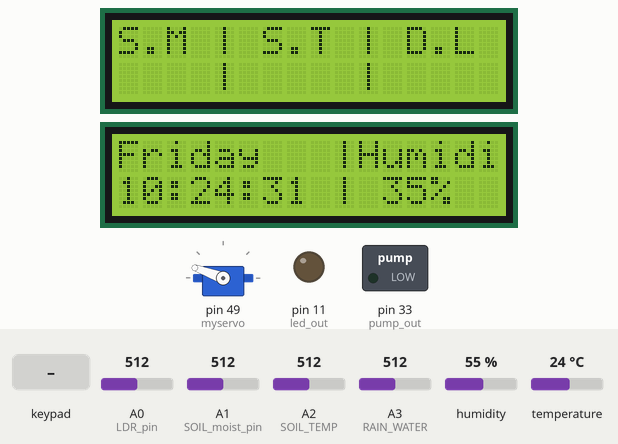
Simulated run of this sketch. Board: Arduino Mega 2560, built with avr-gcc and run on an emulated ATmega2560. Parts: 2 × 16×2 character LCD, servo, switched loads named in the sketch (green lamp = pin HIGH), output pins drawn as LEDs (lit = HIGH). Inputs (shaded band) come from the test bench; at power-on: A0 (LDR_pin) = 512, humidity 55 %, A1 (SOIL_moist_pin) = 512, A2 (SOIL_TEMP) = 512, A3 (RAIN_WATER) = 512, temperature 24 °C. The local clock reads 2024-03-15 10:24:30 at power-on unless the sketch sets it; EEPROM starts erased.

Above: at 1.3 s.
1.4 s: key 'A' pressed
At 2.1 s:
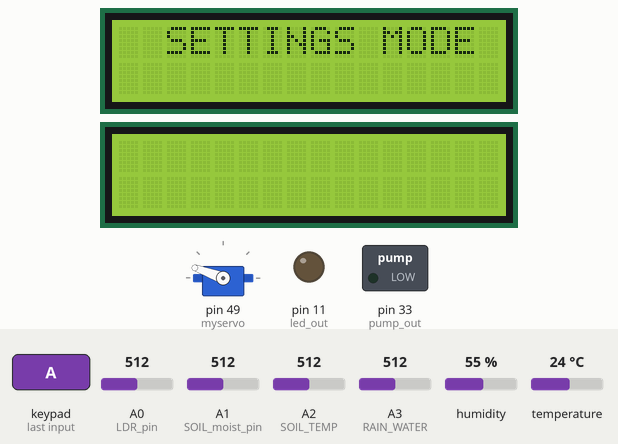
4.9 s: keypad keys 2 3 4 5 pressed 0.4 s apart
At 9.3 s:
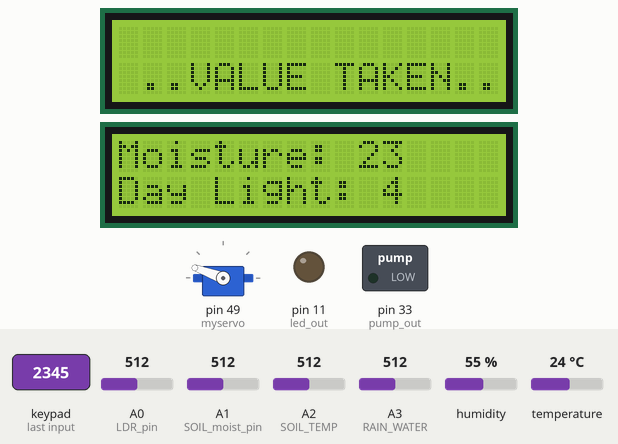
16.0 s: key 'B' pressed
At 19.9 s:
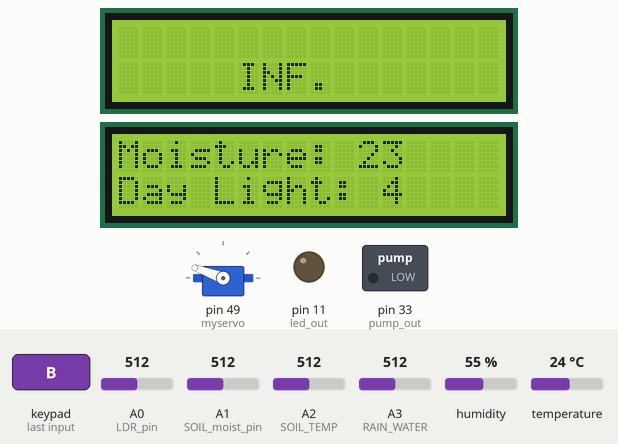
21.1 s: A0 (LDR_pin) set to 632
At 25.6 s:
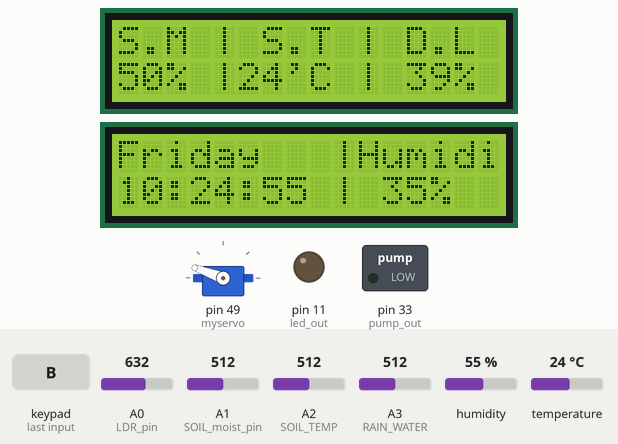
26.7 s: A0 (LDR_pin) set to 658
At 30.7 s:
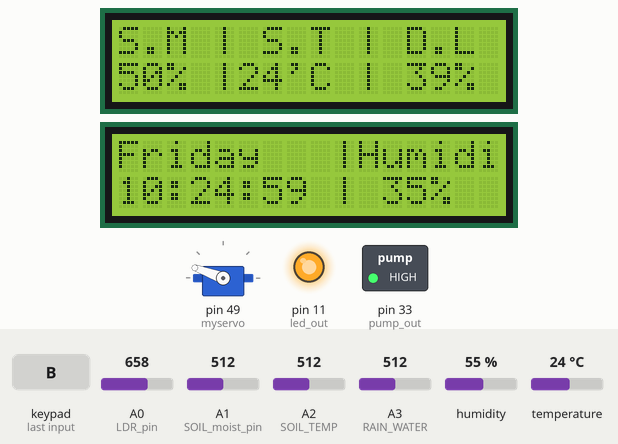
31.5 s: humidity set to 22 %
At 33.8 s:
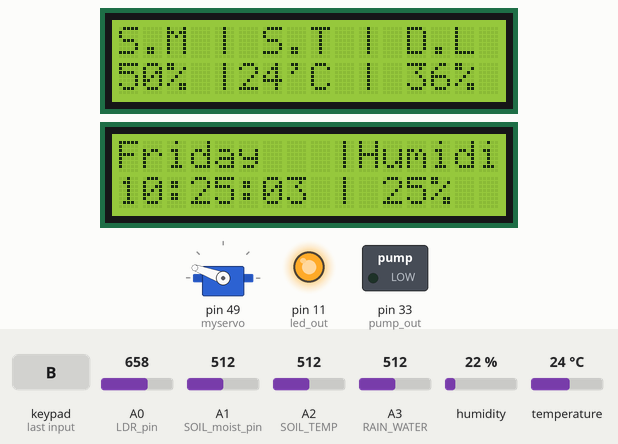
Timing chart, 0 to 35.1 s (numbered marks = the images above; inputs shaded):
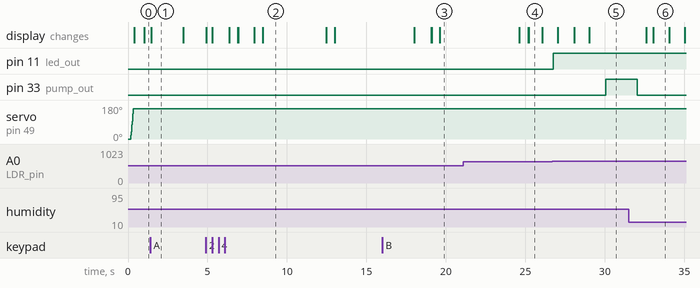

The sketch:

Final.ino
```cpp
#include <Wire.h>
#include<EEPROM.h>
#include <LiquidCrystal_I2C.h>
#include <Keypad.h>
#include <DHT.h>
#include <DS3231.h>
#include <Servo.h>
#define DHTPIN 50
#define DHTTYPE DHT11
LiquidCrystal_I2C lcd_green(0x27,16,2);
LiquidCrystal_I2C lcd_blue(0x3F,16,2);
Servo myservo;
DS3231  rtc(SDA, SCL);
Time t;
DHT dht(DHTPIN, DHTTYPE);
//----------------------keypad-----------------------------------------
const byte ROWS = 4; //four rows
const byte COLS = 4; //four columns
//define the cymbols on the buttons of the keypads
char hexaKeys[ROWS][COLS] = {
  {'1','2','3','A'},
  {'4','5','6','B'},
  {'7','8','9','C'},
  {'*','0','#','D'}
};
byte rowPins[ROWS] = {2, 3, 4, 5}; //connect to the row pinouts of the keypad
byte colPins[COLS] = {6, 7, 8, 9}; //connect to the column pinouts of the keypad

//initialize an instance of class NewKeypad
Keypad customKeypad = Keypad( makeKeymap(hexaKeys), rowPins, colPins, ROWS, COLS);

//----------------------variables--------------------------------------
boolean turn=LOW;
boolean led_sate=LOW;
int ldr_value,soil_moist,soil_temp,rain_water,soilMoist,h,sm,soilTemp,ldrValue,lv,mValue,dValue,eepmoist,eepdl;
unsigned long currentMilis,previousMilis,pcm,ppm,lcm,lpm;
//------------------------SETUP-------------------------------
void setup() {
  lcd_green.init();
  lcd_blue.init();
  dht.begin();
  lcd_green.backlight();
  lcd_blue.backlight();
  rtc.begin();
  pinMode(A0,INPUT);//LDR pin
  pinMode(A1,INPUT);//SOIL moist pin
  pinMode(A2,INPUT);//SOIL TEMP
  pinMode(A3,INPUT);//RAIN WATER
  pinMode(11,OUTPUT);//led out
  pinMode(33,OUTPUT);//pump out
  myservo.attach(49);//servo
  myservo.write(0);

  eepmoist=map(EEPROM.read(10),0,100,1023,0);
  eepdl= 6+EEPROM.read(11);


}
//************************LOOP****************************
void loop() {

lcd_green.setCursor(0,0);
  lcd_green.print("S.M | S.T | D.L");
  lcd_green.setCursor(4,1);
  lcd_green.print("|");
  lcd_green.setCursor(10,1);
  lcd_green.print("|");
  lcd_blue.setCursor(9,0);
  lcd_blue.print("|Humidi");
  lcd_blue.setCursor(9,1);
  lcd_blue.print("|");

//-----------------------------------------KEYPAD
char customKey = customKeypad.getKey();


  if (customKey){
    switch(customKey)
    {
  case 'A':
    settings();
    break;
    case 'B':
    information();
    break;
}


    }


  t = rtc.getTime();
  int current_hour=t.hour;
//------------------------------------------LDR/LIGHT
  ldr_value= analogRead(A0);
  if(current_hour>=6 && current_hour<=eepdl){
    if(ldr_value>=650){
      led_sate=HIGH;
      }
      else{
        led_sate=LOW;
        }
    }
    else{
      led_sate=LOW;
      }
      digitalWrite(11,led_sate);
//-------------------------------------------PUMP
  currentMilis=millis();
  if(currentMilis-previousMilis>30000){
    digitalWrite(33,LOW);
    previousMilis=currentMilis;
    soil_moist= analogRead(A1);
    if (soil_moist>eepmoist){
      pump();
      }
    }

 //---------------------------------------SHADE
 rain_water=analogRead(A3);

 if(rain_water>=150 || ldr_value<=100){
  if(turn==LOW){
  shadefall();
  }
   turn=HIGH;
  }
  if(rain_water<=10){
    if(turn==HIGH){
    shadeup();
    }
    turn=LOW;
    }

  //------------------------------------------LCD/PRINTING STUFF
  soilMoist= analogRead(A1);
  soilTemp=analogRead(A2)*0.48;
  ldrValue= analogRead(A0);
  lcm=millis();
  if(lcm-lpm>=5000){
    lpm=lcm;

  sm=map(soilMoist,0,1023,100,0);
  lcd_green.setCursor(0,1);
  lcd_green.print(sm);
  lcd_green.setCursor(2,1);
   lcd_green.print("%");


   lcd_green.setCursor(5,1);
  lcd_green.print(soilTemp);
  lcd_green.setCursor(7,1);
   lcd_green.print("'C");


   lv=map(ldr_value,0,1023,100,0);
   lcd_green.setCursor(12,1);
  lcd_green.print(lv);
  lcd_green.setCursor(14,1);
   lcd_green.print("%");

    }

  lcd_blue.setCursor(0,0);
  lcd_blue.print(rtc.getDOWStr());
   lcd_blue.setCursor(0,1);
   lcd_blue.print(rtc.getTimeStr());
   h = dht.readHumidity();
   lcd_blue.setCursor(11,1);
   lcd_blue.print(h-20);
   lcd_blue.setCursor(13,1);
   lcd_blue.print("%");

 delay(10);
}


//********************************EXTRA FUNCTIONS********************************

void pump(){
  digitalWrite(33,HIGH);
  delay(2000);
  digitalWrite(33,LOW);
  delay(500);
  }

void shadefall(){
   for (int pos = 0; pos <= 160; pos++) {
    myservo.write(pos);
    delay(1);

  }
  }

void shadeup(){
  for (int pos = 160; pos >= 0; pos--) {
    myservo.write(pos);
    delay(1);
  }
  }


  void settings(){
    mValue=0;
    dValue=0;
    lcd_green.clear();
    lcd_blue.clear();
    lcd_green.print("  SETTINGS MODE");
    delay(2000);
    lcd_green.setCursor(0,1);
    lcd_green.print("Moist Value:-");//----------Moist
    lcd_blue.setCursor(0,1);
    lcd_blue.print("Range: 10 to 99");
    while(mValue<10){
      char GV1 = customKeypad.getKey();
      delay(10);
  if (GV1){
      mValue=(mValue*10)+(GV1-'0');
      if(mValue<10){
      lcd_blue.setCursor(0,0);
      lcd_blue.print(GV1);}
      else{
        lcd_blue.setCursor(1,0);
      lcd_blue.print(GV1);
        }
      delay(5);
           }
      }
      delay(1000);

      EEPROM.write(10,mValue);//set EPPROM


    lcd_green.setCursor(0,1);
    lcd_green.print("                ");
    lcd_blue.setCursor(0,0);
    lcd_blue.print("                ");
    lcd_blue.setCursor(0,1);
    lcd_blue.print("                ");
    delay(500);
    lcd_green.setCursor(0,1);
    lcd_green.print("Day Light time:");//-------dayLight
    lcd_blue.setCursor(0,1);
    lcd_blue.print("Range: 1 to 9");
    while(dValue<=0){
      char GV2 = customKeypad.getKey();
      delay(10);
  if (GV2){
    lcd_blue.setCursor(0,0);
    lcd_blue.print(GV2);
    dValue=(dValue*10)+(GV2-'0');
      delay(5);
           }
      }
      delay(1000);

      EEPROM.write(11,dValue);//set EPPROM

lcd_blue.clear();
lcd_green.clear();
delay(500);
lcd_green.setCursor(1,1);
lcd_green.print("..VALUE TAKEN..");
lcd_blue.setCursor(0,0);
lcd_blue.print("Moisture: ");
lcd_blue.setCursor(10,0);
lcd_blue.print(mValue);
lcd_blue.setCursor(0,1);
lcd_blue.print("Day Light: ");
lcd_blue.setCursor(11,1);
lcd_blue.print(dValue);

    delay(4000);
    lcd_blue.clear();
    lcd_green.clear();

    delay(500);
    lcd_green.setCursor(0,0);
    lcd_green.print("To take effect");
    lcd_green.setCursor(0,1);
    lcd_green.print("Please restart.");
delay(5000);
    lcd_blue.clear();
    lcd_green.clear();
delay(1000);
    }


    void information(){
      lcd_blue.clear();
    lcd_green.clear();

    lcd_green.setCursor(5,1);
lcd_green.print("INF.");
      lcd_blue.setCursor(0,0);
lcd_blue.print("Moisture: ");
lcd_blue.setCursor(10,0);
lcd_blue.print(EEPROM.read(10));
lcd_blue.setCursor(0,1);
lcd_blue.print("Day Light: ");
      lcd_blue.setCursor(11,1);
lcd_blue.print(EEPROM.read(11));
delay(5000);
lcd_blue.clear();
    lcd_green.clear();
    delay(500);
      }
```

Measured:
- the behaviour switches between 649 and 650 on A0 (LDR_pin) (found by bisection; images 4 and 5)
- after the input at 1.4 s, the display: changes after 0.06 s (image 1)
- after the input at 4.9 s, the display: first changes at once (image 2 shows a later state)
- after the input at 16.0 s, the display: first differs from a run without the input after 3.6 s (image 3)
- after the input at 26.7 s, pin 11 (led_out): LOW → HIGH after 0.05 s
- what the display in image 1 shows lasts 2.0 s, from 1.5 s to 3.5 s
- what the display in image 2 shows lasts 4.0 s, from 8.5 s to 12.5 s
